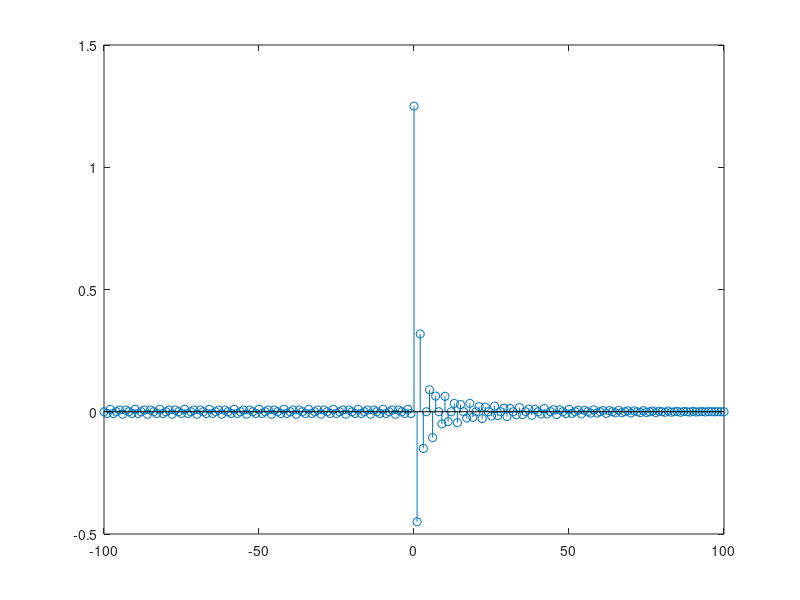
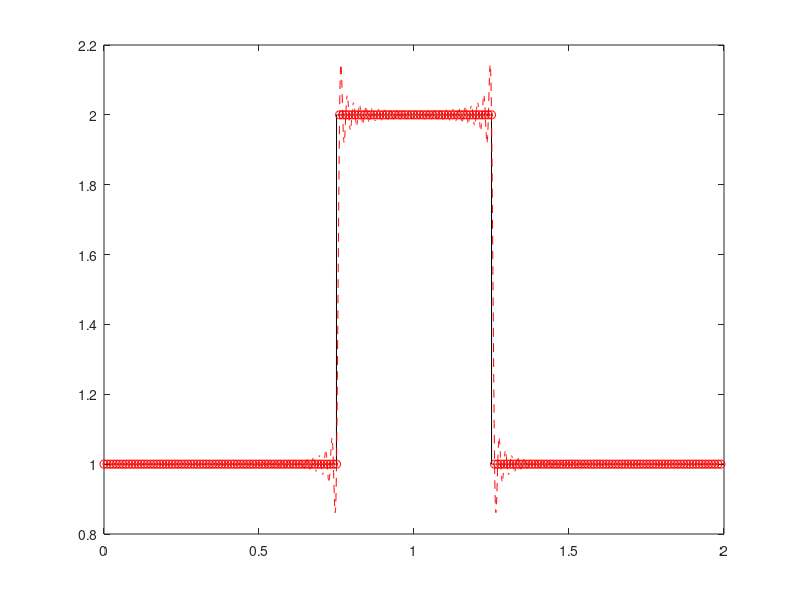

Write the MATLAB code that produced these figures, in order.
%%%%%%%%%DISCRETE FOURIER DECOMPOSITION %%%%%%%%%%%%%%%%%%%
%% SET UP DISCRETE DATA POINTS IN MATLAB AND CONDUCT DISCRETE FOURIER ANALYSIS(DFT):
period=2; % PERIOD OF EXACT F(T)
N2=200; %100 Hz data
N=100;
tj=0:(1/100):2-(1/100); %frequency of 100 Hz data collection
fj=(2*(tj>0.75 & tj<=1.25))+(1*(tj<=0.75 | tj>1.25)); %creates approppaite data points
F=fft(fj); % F is of size 4, fft is MATLAB Command to do DFT.
%% TRANSFORM MATLAB DFT INTERPERATION INTO FOURIER TRANSFORMATION COEFFICIENTS(x100):
%Ak is vector of size 100 containling all Ak coefficeints for 1<=k<=N,
%Bk is vector of size 101 containling all Bk coefficeints for 0<=k<=N,
Bk=zeros(1,N+1); % create Ak and Bk vector to store and intialize coefficient elements
Ak=zeros(1,N);
Ak(N)=0; % Ao & An are both zero
Bk(1)=F(1)/N2; %Bo is first coefficient of Bk
Bk(N+1)=F(N+1)/N2; %Bn is last coefficient of Bk
for k=1:(N-1)
    Bk(k+1)=real(F(k+1))/N;
    Ak(k)=-imag(F(k+1))/N;
end
%% STEM PLOT TO VISUALIZE THE FOURIER SERIES TRANSFORMATION COEFFICIENTS:
kp=-N:N; %shows coeeficients of Ak and Bk Fourrier Series on differing sides with correct length of N for both.
%Ak=[0,Ak]; % adds Ao=0 to Ak vector to plot stem plot;
stem(kp,[fliplr(Ak),Bk]) % overall fourier series coefficients displayed.
print -dpdf HW8_7stem.pdf
%% INVERSE FOURIER TRANSFORMATION - TO RECONTRUCT F(tj):
t=linspace(0,period,6000); % plot t for more finely-spaced vector
finv=Bk(1)*ones(size(t));
% Recontruct an approximation of f(t) over 1 peiod using Ak and Bk coefficients
for k=1:N %adds up all the sinsuisoids.
    finv=finv+(Ak(k)*sin((2*pi*k/period)*t)+Bk(k+1)*cos((2*pi*k/period)*t));
end
%% PLOT FOURUER APPROXIMATION OF F(T) WITH EXACT F(T) OVER 1 PERIOD
figure
f_exact=(2*(t>0.75 & t<=1.25))+(1*(t<=0.75 | t>1.25)); %orginal f(T) FUCTION OVER 1 PERIOD
plot(t,f_exact,'-k',t,finv,'--r',tj,fj,'or'); % PLOT ORGINAL WITH SUPER IMPOSED DISCRTE DATE POINTS AND THEN APPROXIMATED F(T) WITH FOURIER SERIES
print -dpdf HW8_7ift.pdf